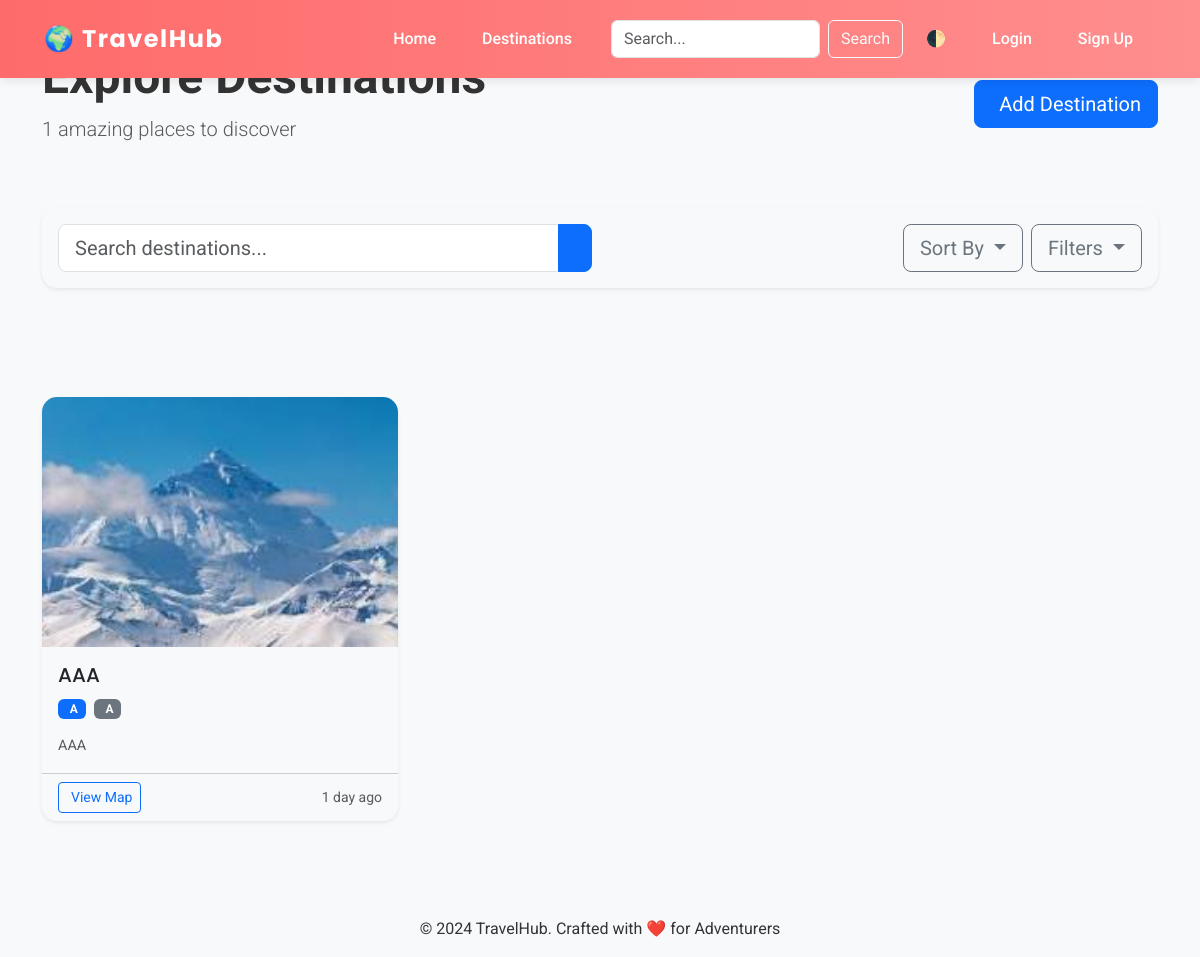
The page /destinations/ on the database as committed earlier.
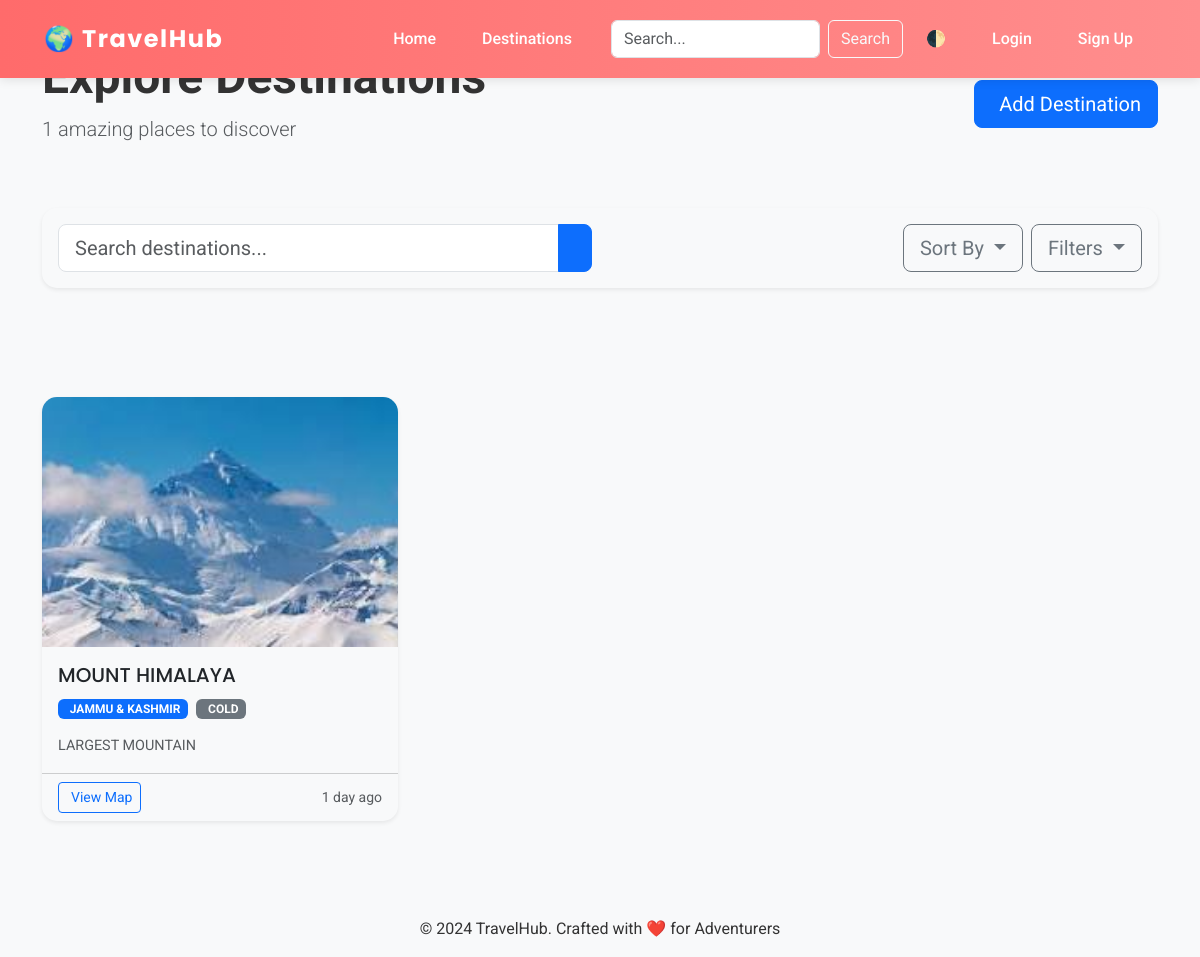
The same page on the database as committed later.
### destinations/models.py (models this page shows, shortened)
class Destination(models.Model):
    created_by = models.ForeignKey(
        User,
        on_delete=models.CASCADE,
        related_name='created_destinations',
        verbose_name='Created By'
    )
    favorited_by = models.ManyToManyField(
        User,
        related_name='favorite_destinations',
        blank=True,
        verbose_name='Favorited By'
    )
    place_name = models.CharField(
        max_length=200,
        verbose_name='Destination Name',
        help_text="Official name of the tourist destination"
    )
    state = models.CharField(
        max_length=100,
        verbose_name='State/Province',
        help_text="State or province where the destination is located"
    )
    district = models.CharField(
        max_length=100,
        verbose_name='District/County',
        help_text="District or county within the state"
    )
    description = models.TextField(
        verbose_name='Description',
        help_text="Detailed description of the location and its attractions"
    )
    weather = models.CharField(
        max_length=100,
        verbose_name='Climate',
        help_text="Typical weather conditions and climate"
    )
    google_map_link = models.URLField(
        max_length=500,
        verbose_name='Google Maps Link',
        help_text="Full Google Maps URL for the location"
    )
    image = models.ImageField(
        upload_to='destinations/%Y/%m/%d/',
        verbose_name='Featured Image',
        help_text="Primary display image for the destination"
    )
    is_featured = models.BooleanField(
        default=False,
        verbose_name='Featured Destination',
        help_text="Check to highlight this as a featured destination"
    )
    created_at = models.DateTimeField(
        auto_now_add=True,
        verbose_name='Creation Date',
        editable=False
    )
    modified_at = models.DateTimeField(
        auto_now=True,
        verbose_name='Last Modified'
    )
    class Meta:
        ordering = ['-created_at']
        verbose_name = 'Tourist Destination'
        verbose_name_plural = 'Tourist Destinations'
        indexes = [
            models.Index(fields=['place_name', 'state']),
            models.Index(fields=['created_at']),
            models.Index(fields=['is_featured']),
        ]

### destinations/views.py (the view)
# urls.py: path('destinations/', DestinationListView.as_view(), name='destination_list'),
class DestinationListView(ListView):
    model = Destination
    template_name = 'destinations/list.html'
    context_object_name = 'destinations'
    paginate_by = 9
    ordering = ['-created_at']
    def get_queryset(self):
        queryset = super().get_queryset()
        search_query = self.request.GET.get('q')
        state_filter = self.request.GET.get('state')
        sort = self.request.GET.get('sort', '-created_at')
        if search_query:
            queryset = queryset.filter(
                Q(place_name__icontains=search_query) |
                Q(description__icontains=search_query) |
                Q(state__icontains=search_query)
            )
        if state_filter:
            queryset = queryset.filter(state__iexact=state_filter)
        return queryset.order_by(sort)
    def get_context_data(self, **kwargs):
        context = super().get_context_data(**kwargs)
        context.update({
            'active_users': User.objects.filter(is_active=True).count(),
            'states': Destination.objects.values_list('state', flat=True).distinct(),
            'current_sort': self.request.GET.get('sort', '-created_at'),
            'current_state': self.request.GET.get('state')
        })
        return context

### destinations/templates/destinations/list.html (shortened to what the changed rows need)
{% extends 'base.html' %}
{% load static %}
{% block content %}
<section class="destination-list py-5">
    <div class="container">
        <div class="d-flex flex-column flex-md-row justify-content-between align-items-md-center mb-5">
            <div class="mb-3 mb-md-0">
                <h1 class="display-5 fw-bold">Explore Destinations</h1>
            </div>
        </div>
        <div id="destination-list" class="row row-cols-1 row-cols-md-2 row-cols-xl-3 g-4">
            {% for destination in destinations %}
            <div class="col">
                <div class="card h-100 shadow-sm position-relative">
                    <img src="{{ destination.image.url }}"
                         class="card-img-top destination-thumbnail"
                         alt="{{ destination.place_name }}"
                         loading="lazy">
                    <div class="card-body">
                        <h3 class="h5 card-title">{{ destination.place_name }}</h3>
                        <div class="d-flex gap-2 mb-3">
                            <span class="badge bg-primary">
                                {{ destination.state }}
                            </span>
                            <span class="badge bg-secondary">
                                {{ destination.weather }}
                            </span>
                        </div>
                        <p class="card-text text-muted">{{ destination.description|truncatechars:120 }}</p>
                    </div>
                    <div class="card-footer bg-transparent">
                        <div class="d-flex justify-content-between align-items-center">
                            <a href="{{ destination.google_map_link }}"
                               class="btn btn-sm btn-outline-primary"
                               target="_blank">
                                View Map
                            </a>
                            <div class="text-muted small">
                                {{ destination.created_at|timesince }} ago
                            </div>
                        </div>
                    </div>
                </div>
            </div>
            {% endfor %}
        </div>
    </div>
</section>
{% endblock %}

Rows that differ between the two databases and show on the page:
changed Destination: place_name "AAA" → "MOUNT HIMALAYA"; state "A" → "JAMMU & KASHMIR"; weather "A" → "COLD"; description "AAA" → "LARGEST MOUNTAIN"
